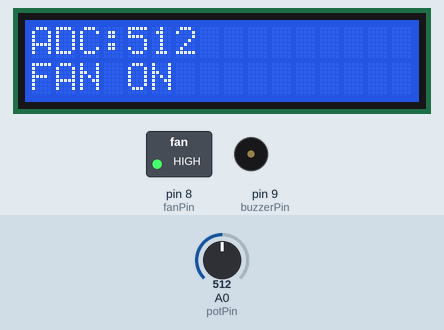
Recording of a sketch running on a simulated Arduino Uno, built with avr-gcc and run on an emulated ATmega328P. On the bench: 16×2 character LCD, switched loads named in the sketch (green lamp = pin HIGH), buzzer (waves = sounding, pin HIGH). The test bench sets the inputs (shaded band); at power-on: A0 (potPin) = 512. What the sketch prints to the serial monitor is not drawn.

Above: at 1.2 s.
1.3 s: A0 (potPin) set to 692
At 2.7 s:
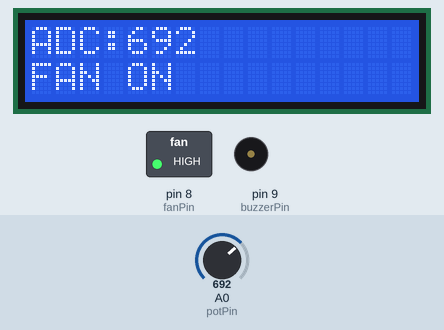
3.0 s: A0 (potPin) set to 718
At 4.2 s:
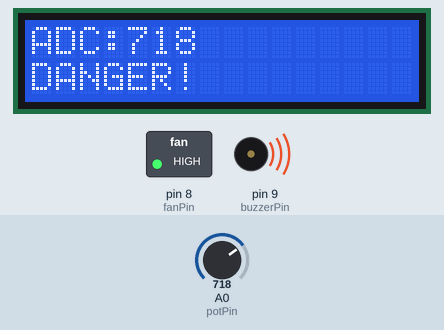
4.5 s: A0 (potPin) set to 290
At 5.0 s:
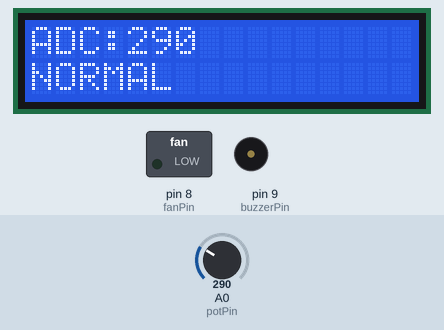
Timing chart, 0 to 7.5 s (numbered marks = the images above; inputs shaded):
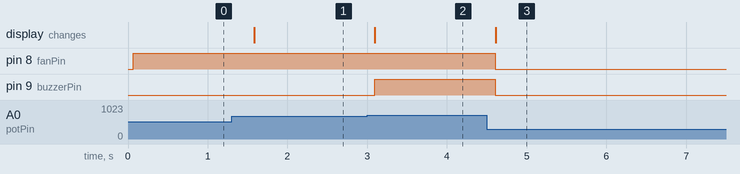

Measured:
- the behaviour switches between 699 and 700 on A0 (potPin) (found by bisection; images 1 and 2)
- after the input at 1.3 s, the display: changes after 0.28 s (image 1)
- after the input at 3.0 s, pin 9 (buzzerPin): LOW → HIGH after 0.09 s; the display: changes after 0.10 s (image 2)
- after the input at 4.5 s, pin 8 (fanPin), pin 9 (buzzerPin): HIGH → LOW after 0.11 s; the display: changes after 0.11 s (image 3)

The sketch:

neonatal_incubator.ino
```cpp
#include <LiquidCrystal.h>

LiquidCrystal lcd(12,11,5,4,3,2);

int potPin = A0;
int fanPin = 8;
int buzzerPin = 9;

void setup()
{
  lcd.begin(16,2);

  pinMode(fanPin, OUTPUT);
  pinMode(buzzerPin, OUTPUT);

  Serial.begin(9600);
}

void loop()
{
  int sensorValue = analogRead(potPin);

  lcd.clear();

  lcd.setCursor(0,0);
  lcd.print("ADC:");
  lcd.print(sensorValue);

  if(sensorValue < 300)
  {
    digitalWrite(fanPin, LOW);
    digitalWrite(buzzerPin, LOW);

    lcd.setCursor(0,1);
    lcd.print("NORMAL");
  }
  else if(sensorValue < 700)
  {
    digitalWrite(fanPin, HIGH);
    digitalWrite(buzzerPin, LOW);

    lcd.setCursor(0,1);
    lcd.print("FAN ON");
  }
  else
  {
    digitalWrite(fanPin, HIGH);
    digitalWrite(buzzerPin, HIGH);

    lcd.setCursor(0,1);
    lcd.print("DANGER!");
  }

  Serial.print("Pot Value: ");
  Serial.println(sensorValue);

  delay(500);
}
```
